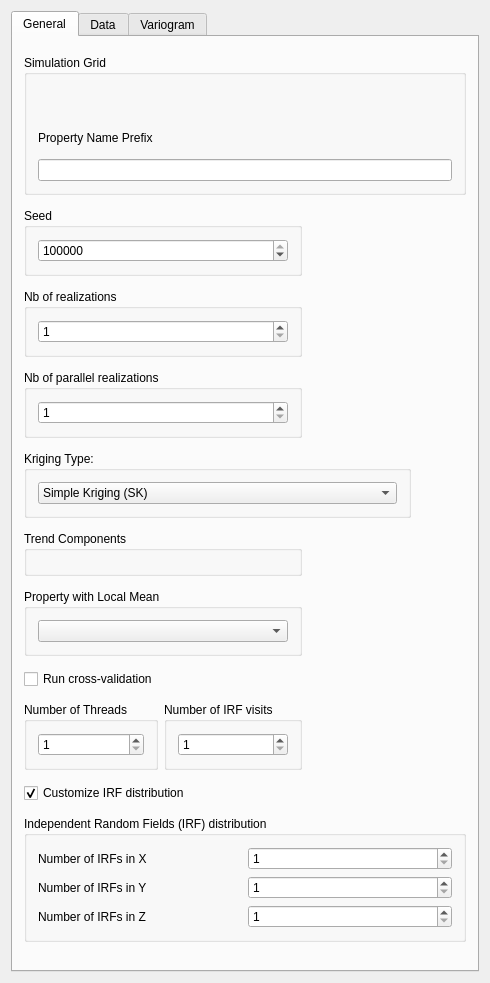
<?xml version="1.0" encoding="UTF-8"?>
<ui version="4.0">
 <class>DPGSgsim</class>
 <widget class="QWidget" name="DPGSgsim">
  <property name="geometry">
   <rect>
    <x>0</x>
    <y>0</y>
    <width>490</width>
    <height>983</height>
   </rect>
  </property>
  <property name="sizePolicy">
   <sizepolicy hsizetype="Preferred" vsizetype="Fixed">
    <horstretch>0</horstretch>
    <verstretch>0</verstretch>
   </sizepolicy>
  </property>
  <property name="windowTitle">
   <string>category=Simulation
description=sequential gaussian simulation</string>
  </property>
  <property name="whatsThis">
   <string/>
  </property>
  <property name="AlgorithmCategory" stdset="0">
   <string>LPM-UFRGS</string>
  </property>
  <property name="AlgorithmDescription" stdset="0">
   <string>Distributed Partition Groups SGSIM (DPGSGSIM)</string>
  </property>
  <layout class="QGridLayout" name="gridLayout_3">
   <item row="0" column="0">
    <widget class="QTabWidget" name="sgsim">
     <property name="sizePolicy">
      <sizepolicy hsizetype="Preferred" vsizetype="Preferred">
       <horstretch>0</horstretch>
       <verstretch>0</verstretch>
      </sizepolicy>
     </property>
     <property name="currentIndex">
      <number>0</number>
     </property>
     <widget class="QWidget" name="tab">
      <attribute name="title">
       <string>General</string>
      </attribute>
      <layout class="QGridLayout" name="gridLayout_5">
       <item row="13" column="0" colspan="2">
        <widget class="QCheckBox" name="enableCustomizeIRF">
         <property name="text">
          <string>Customize IRF distribution</string>
         </property>
         <property name="checked">
          <bool>true</bool>
         </property>
        </widget>
       </item>
       <item row="11" column="0">
        <widget class="QCheckBox" name="executeCrossValidation">
         <property name="text">
          <string>Run cross-validation</string>
         </property>
        </widget>
       </item>
       <item row="6" column="0" colspan="4">
        <widget class="QGroupBox" name="groupBox_5">
         <property name="sizePolicy">
          <sizepolicy hsizetype="Preferred" vsizetype="Fixed">
           <horstretch>0</horstretch>
           <verstretch>0</verstretch>
          </sizepolicy>
         </property>
         <property name="title">
          <string>Kriging Type:</string>
         </property>
         <layout class="QGridLayout" name="gridLayout_7">
          <item row="0" column="0">
           <widget class="QComboBox" name="Kriging_Type">
            <item>
             <property name="text">
              <string>Simple Kriging (SK)</string>
             </property>
            </item>
            <item>
             <property name="text">
              <string>Ordinary Kriging (OK)</string>
             </property>
            </item>
            <item>
             <property name="text">
              <string>Kriging with Trend (KT)</string>
             </property>
            </item>
            <item>
             <property name="text">
              <string>Kriging with Localy Varying Mean (LVM)</string>
             </property>
            </item>
           </widget>
          </item>
         </layout>
        </widget>
       </item>
       <item row="9" column="0" colspan="2">
        <widget class="GsTLGroupBox" name="Trend_box">
         <property name="sizePolicy">
          <sizepolicy hsizetype="Preferred" vsizetype="Fixed">
           <horstretch>0</horstretch>
           <verstretch>0</verstretch>
          </sizepolicy>
         </property>
         <property name="title">
          <string>Trend Components</string>
         </property>
         <property name="keyword" stdset="0">
          <string>Kriging with Trend (KT)</string>
         </property>
         <property name="displayed" stdset="0">
          <bool>true</bool>
         </property>
         <property name="activated" stdset="0">
          <bool>false</bool>
         </property>
         <layout class="QVBoxLayout">
          <property name="spacing">
           <number>6</number>
          </property>
          <property name="leftMargin">
           <number>11</number>
          </property>
          <property name="topMargin">
           <number>11</number>
          </property>
          <property name="rightMargin">
           <number>11</number>
          </property>
          <property name="bottomMargin">
           <number>11</number>
          </property>
          <item>
           <widget class="TrendComponents" name="Trend"/>
          </item>
         </layout>
        </widget>
       </item>
       <item row="14" column="0" colspan="5">
        <widget class="QGroupBox" name="IRFgroupbox">
         <property name="enabled">
          <bool>true</bool>
         </property>
         <property name="sizePolicy">
          <sizepolicy hsizetype="Preferred" vsizetype="Fixed">
           <horstretch>0</horstretch>
           <verstretch>0</verstretch>
          </sizepolicy>
         </property>
         <property name="title">
          <string>Independent Random Fields (IRF) distribution</string>
         </property>
         <layout class="QGridLayout" name="gridLayout">
          <item row="0" column="1">
           <widget class="QSpinBox" name="nIRFX">
            <property name="minimum">
             <number>1</number>
            </property>
            <property name="maximum">
             <number>999999999</number>
            </property>
           </widget>
          </item>
          <item row="0" column="0">
           <widget class="QLabel" name="label">
            <property name="text">
             <string>Number of IRFs in X</string>
            </property>
           </widget>
          </item>
          <item row="2" column="0">
           <widget class="QLabel" name="label_4">
            <property name="text">
             <string>Number of IRFs in Z</string>
            </property>
           </widget>
          </item>
          <item row="1" column="1">
           <widget class="QSpinBox" name="nIRFY">
            <property name="minimum">
             <number>1</number>
            </property>
            <property name="maximum">
             <number>999999999</number>
            </property>
           </widget>
          </item>
          <item row="2" column="1">
           <widget class="QSpinBox" name="nIRFZ">
            <property name="minimum">
             <number>1</number>
            </property>
            <property name="maximum">
             <number>999999999</number>
            </property>
           </widget>
          </item>
          <item row="1" column="0">
           <widget class="QLabel" name="label_3">
            <property name="text">
             <string>Number of IRFs in Y</string>
            </property>
           </widget>
          </item>
         </layout>
        </widget>
       </item>
       <item row="12" column="1">
        <widget class="QGroupBox" name="groupBox_6">
         <property name="sizePolicy">
          <sizepolicy hsizetype="Preferred" vsizetype="Fixed">
           <horstretch>0</horstretch>
           <verstretch>0</verstretch>
          </sizepolicy>
         </property>
         <property name="title">
          <string>Number of IRF visits</string>
         </property>
         <layout class="QGridLayout" name="gridLayout_8">
          <item row="0" column="1">
           <widget class="QSpinBox" name="nRevisitations">
            <property name="minimum">
             <number>1</number>
            </property>
            <property name="maximum">
             <number>99999999</number>
            </property>
           </widget>
          </item>
         </layout>
        </widget>
       </item>
       <item row="3" column="0" colspan="2">
        <widget class="QGroupBox" name="groupBox_3">
         <property name="sizePolicy">
          <sizepolicy hsizetype="Preferred" vsizetype="Fixed">
           <horstretch>0</horstretch>
           <verstretch>0</verstretch>
          </sizepolicy>
         </property>
         <property name="title">
          <string>Nb of realizations</string>
         </property>
         <layout class="QGridLayout" name="gridLayout_4">
          <item row="0" column="0">
           <widget class="QSpinBox" name="Nb_Realizations">
            <property name="minimum">
             <number>1</number>
            </property>
            <property name="maximum">
             <number>10000</number>
            </property>
           </widget>
          </item>
         </layout>
        </widget>
       </item>
       <item row="12" column="0">
        <widget class="QGroupBox" name="groupBox_2">
         <property name="sizePolicy">
          <sizepolicy hsizetype="Preferred" vsizetype="Fixed">
           <horstretch>0</horstretch>
           <verstretch>0</verstretch>
          </sizepolicy>
         </property>
         <property name="title">
          <string>Number of Threads</string>
         </property>
         <layout class="QGridLayout" name="gridLayout_2">
          <item row="0" column="1">
           <widget class="QSpinBox" name="nThreads">
            <property name="minimum">
             <number>1</number>
            </property>
            <property name="maximum">
             <number>999999999</number>
            </property>
           </widget>
          </item>
         </layout>
        </widget>
       </item>
       <item row="1" column="0" colspan="2">
        <widget class="QGroupBox" name="groupBox_4">
         <property name="sizePolicy">
          <sizepolicy hsizetype="Preferred" vsizetype="Fixed">
           <horstretch>0</horstretch>
           <verstretch>0</verstretch>
          </sizepolicy>
         </property>
         <property name="title">
          <string>Seed</string>
         </property>
         <layout class="QGridLayout" name="gridLayout_6">
          <item row="0" column="0">
           <widget class="QSpinBox" name="Seed">
            <property name="maximum">
             <number>99999999</number>
            </property>
            <property name="value">
             <number>14071789</number>
            </property>
           </widget>
          </item>
         </layout>
        </widget>
       </item>
       <item row="0" column="0" colspan="5">
        <widget class="QGroupBox" name="SimulationGrid">
         <property name="maximumSize">
          <size>
           <width>32767</width>
           <height>140</height>
          </size>
         </property>
         <property name="title">
          <string>Simulation Grid</string>
         </property>
         <layout class="QVBoxLayout" name="verticalLayout">
          <item>
           <widget class="GridSelector" name="Grid_Name">
            <property name="currentIndex" stdset="0">
             <number>0</number>
            </property>
           </widget>
          </item>
          <item>
           <widget class="QLabel" name="TextLabel2">
            <property name="text">
             <string>Property Name Prefix</string>
            </property>
            <property name="wordWrap">
             <bool>false</bool>
            </property>
           </widget>
          </item>
          <item>
           <widget class="QLineEdit" name="Property_Name"/>
          </item>
         </layout>
        </widget>
       </item>
       <item row="10" column="0" colspan="2">
        <widget class="GsTLGroupBox" name="Local_Mean_box">
         <property name="sizePolicy">
          <sizepolicy hsizetype="Preferred" vsizetype="Fixed">
           <horstretch>0</horstretch>
           <verstretch>0</verstretch>
          </sizepolicy>
         </property>
         <property name="title">
          <string>Property with Local Mean</string>
         </property>
         <property name="keyword" stdset="0">
          <string>Kriging with Localy Varying Mean (LVM)</string>
         </property>
         <property name="displayed" stdset="0">
          <bool>true</bool>
         </property>
         <property name="activated" stdset="0">
          <bool>false</bool>
         </property>
         <layout class="QVBoxLayout">
          <property name="spacing">
           <number>6</number>
          </property>
          <property name="leftMargin">
           <number>11</number>
          </property>
          <property name="topMargin">
           <number>11</number>
          </property>
          <property name="rightMargin">
           <number>11</number>
          </property>
          <property name="bottomMargin">
           <number>11</number>
          </property>
          <item>
           <widget class="SinglePropertySelector" name="Local_Mean_Property"/>
          </item>
         </layout>
        </widget>
       </item>
       <item row="4" column="0" colspan="2">
        <widget class="QGroupBox" name="groupBox_7">
         <property name="sizePolicy">
          <sizepolicy hsizetype="Preferred" vsizetype="Fixed">
           <horstretch>0</horstretch>
           <verstretch>0</verstretch>
          </sizepolicy>
         </property>
         <property name="title">
          <string>Nb of parallel realizations</string>
         </property>
         <layout class="QGridLayout" name="gridLayout_9">
          <item row="0" column="0">
           <widget class="QSpinBox" name="nb_parallel_real">
            <property name="minimum">
             <number>1</number>
            </property>
            <property name="maximum">
             <number>999999999</number>
            </property>
           </widget>
          </item>
         </layout>
        </widget>
       </item>
      </layout>
     </widget>
     <widget class="QWidget" name="tab">
      <attribute name="title">
       <string>Data</string>
      </attribute>
      <layout class="QVBoxLayout" name="verticalLayout_5">
       <item>
        <widget class="QGroupBox" name="GroupBox3">
         <property name="title">
          <string>Hard Data</string>
         </property>
         <layout class="QGridLayout">
          <property name="leftMargin">
           <number>11</number>
          </property>
          <property name="topMargin">
           <number>11</number>
          </property>
          <property name="rightMargin">
           <number>11</number>
          </property>
          <property name="bottomMargin">
           <number>11</number>
          </property>
          <property name="spacing">
           <number>6</number>
          </property>
          <item row="1" column="0">
           <widget class="QCheckBox" name="Assign_Hard_Data">
            <property name="text">
             <string>Assign hard data to simulation grid</string>
            </property>
            <property name="checked">
             <bool>false</bool>
            </property>
           </widget>
          </item>
          <item row="0" column="0">
           <widget class="PropertySelector" name="Hard_Data"/>
          </item>
         </layout>
        </widget>
       </item>
       <item>
        <widget class="QGroupBox" name="GroupBox9">
         <property name="minimumSize">
          <size>
           <width>0</width>
           <height>0</height>
          </size>
         </property>
         <property name="title">
          <string>Search Ellipsoid</string>
         </property>
         <layout class="QVBoxLayout" name="verticalLayout_2">
          <item>
           <layout class="QFormLayout" name="formLayout">
            <item row="0" column="0">
             <widget class="QLabel" name="TextLabel2_2_2_2_3">
              <property name="text">
               <string>Max conditioning hard data</string>
              </property>
              <property name="wordWrap">
               <bool>false</bool>
              </property>
             </widget>
            </item>
            <item row="0" column="1">
             <widget class="QSpinBox" name="Max_Conditioning_Data">
              <property name="minimum">
               <number>0</number>
              </property>
              <property name="maximum">
               <number>20000</number>
              </property>
              <property name="value">
               <number>12</number>
              </property>
             </widget>
            </item>
            <item row="1" column="0">
             <widget class="QLabel" name="TextLabel2_2_2_2_4">
              <property name="text">
               <string>Max conditioning previously simulated data</string>
              </property>
              <property name="wordWrap">
               <bool>false</bool>
              </property>
             </widget>
            </item>
            <item row="1" column="1">
             <widget class="QSpinBox" name="Max_Conditioning_Simul_Data">
              <property name="minimum">
               <number>0</number>
              </property>
              <property name="maximum">
               <number>20000</number>
              </property>
              <property name="value">
               <number>12</number>
              </property>
             </widget>
            </item>
           </layout>
          </item>
          <item>
           <widget class="EllipsoidInput" name="Search_Ellipsoid"/>
          </item>
          <item>
           <widget class="AdvancedNeighborhoodInput" name="AdvancedSearch"/>
          </item>
         </layout>
        </widget>
       </item>
       <item>
        <widget class="QGroupBox" name="groupBox">
         <property name="title">
          <string>Target histogram</string>
         </property>
         <layout class="QVBoxLayout" name="verticalLayout_4">
          <item>
           <widget class="QCheckBox" name="Use_Target_Histogram">
            <property name="text">
             <string>Use Target Histogram</string>
            </property>
            <property name="checked">
             <bool>false</bool>
            </property>
           </widget>
          </item>
          <item>
           <widget class="NonParamCdfInput" name="nonParamCdf">
            <property name="enabled">
             <bool>false</bool>
            </property>
           </widget>
          </item>
         </layout>
        </widget>
       </item>
      </layout>
     </widget>
     <widget class="QWidget" name="TabPage">
      <attribute name="title">
       <string>Variogram</string>
      </attribute>
      <layout class="QGridLayout" name="gridLayout_10">
       <item row="0" column="0">
        <widget class="Covariance_regionalization_input" name="covariance_input"/>
       </item>
       <item row="1" column="0">
        <spacer name="verticalSpacer">
         <property name="orientation">
          <enum>Qt::Vertical</enum>
         </property>
         <property name="sizeHint" stdset="0">
          <size>
           <width>20</width>
           <height>415</height>
          </size>
         </property>
        </spacer>
       </item>
      </layout>
     </widget>
    </widget>
   </item>
  </layout>
 </widget>
 <layoutdefault spacing="6" margin="11"/>
 <customwidgets>
  <customwidget>
   <class>SinglePropertySelector</class>
   <extends>QComboBox</extends>
   <header>qtplugins/selectors.h</header>
  </customwidget>
  <customwidget>
   <class>GsTLGroupBox</class>
   <extends>QGroupBox</extends>
   <header>qtplugins/selectors.h</header>
   <container>1</container>
  </customwidget>
  <customwidget>
   <class>TrendComponents</class>
   <extends>QWidget</extends>
   <header>qtplugins/kriging_type_selector.h</header>
  </customwidget>
  <customwidget>
   <class>EllipsoidInput</class>
   <extends>QWidget</extends>
   <header>qtplugins/ellipsoid_input.h</header>
  </customwidget>
  <customwidget>
   <class>NonParamCdfInput</class>
   <extends>QWidget</extends>
   <header>qtplugins/non_param_cdf_input.h</header>
  </customwidget>
  <customwidget>
   <class>GridSelector</class>
   <extends>QWidget</extends>
   <header>qtplugins/selectors.h</header>
  </customwidget>
  <customwidget>
   <class>AdvancedNeighborhoodInput</class>
   <extends>QWidget</extends>
   <header>qtplugins/neighborhood_filter_input.h</header>
  </customwidget>
  <customwidget>
   <class>PropertySelector</class>
   <extends>QWidget</extends>
   <header>qtplugins/selectors.h</header>
  </customwidget>
  <customwidget>
   <class>Covariance_regionalization_input</class>
   <extends>QWidget</extends>
   <header>qtplugins/two_point_statistics_input.h</header>
  </customwidget>
 </customwidgets>
 <includes>
  <include location="local">gridselector.h</include>
  <include location="local">gstlgroupbox.h</include>
  <include location="local">trendcomponents.h</include>
  <include location="local">gstlgroupbox.h</include>
  <include location="local">singlepropertyselector.h</include>
  <include location="local">propertyselector.h</include>
  <include location="local">ellipsoidinput.h</include>
  <include location="local">gstl_table.h</include>
  <include location="local">gstl_table.h</include>
  <include location="local">gstlgroupbox.h</include>
  <include location="local">nonparamcdfinput.h</include>
  <include location="local">propertyselector.h</include>
  <include location="local">lowertailcdfinput.h</include>
  <include location="local">uppertailcdfinput.h</include>
  <include location="local">variograminput.h</include>
 </includes>
 <resources/>
 <connections>
  <connection>
   <sender>Grid_Name</sender>
   <signal>activated(QString)</signal>
   <receiver>Local_Mean_Property</receiver>
   <slot>show_properties(QString)</slot>
   <hints>
    <hint type="sourcelabel">
     <x>42</x>
     <y>74</y>
    </hint>
    <hint type="destinationlabel">
     <x>44</x>
     <y>498</y>
    </hint>
   </hints>
  </connection>
  <connection>
   <sender>Grid_Name</sender>
   <signal>activated(QString)</signal>
   <receiver>Local_Mean_Property</receiver>
   <slot>show_properties(QString)</slot>
   <hints>
    <hint type="sourcelabel">
     <x>42</x>
     <y>74</y>
    </hint>
    <hint type="destinationlabel">
     <x>44</x>
     <y>498</y>
    </hint>
   </hints>
  </connection>
  <connection>
   <sender>Use_Target_Histogram</sender>
   <signal>toggled(bool)</signal>
   <receiver>nonParamCdf</receiver>
   <slot>setEnabled(bool)</slot>
   <hints>
    <hint type="sourcelabel">
     <x>223</x>
     <y>493</y>
    </hint>
    <hint type="destinationlabel">
     <x>101</x>
     <y>896</y>
    </hint>
   </hints>
  </connection>
  <connection>
   <sender>Hard_Data</sender>
   <signal>object_changed(QString)</signal>
   <receiver>nonParamCdf</receiver>
   <slot>setReferenceGrid(QString)</slot>
   <hints>
    <hint type="sourcelabel">
     <x>196</x>
     <y>115</y>
    </hint>
    <hint type="destinationlabel">
     <x>101</x>
     <y>896</y>
    </hint>
   </hints>
  </connection>
  <connection>
   <sender>Hard_Data</sender>
   <signal>property_changed(QString)</signal>
   <receiver>nonParamCdf</receiver>
   <slot>setReferenceProperty(QString)</slot>
   <hints>
    <hint type="sourcelabel">
     <x>196</x>
     <y>115</y>
    </hint>
    <hint type="destinationlabel">
     <x>101</x>
     <y>896</y>
    </hint>
   </hints>
  </connection>
  <connection>
   <sender>Kriging_Type</sender>
   <signal>activated(QString)</signal>
   <receiver>Trend_box</receiver>
   <slot>setActivated(QString)</slot>
   <hints>
    <hint type="sourcelabel">
     <x>31</x>
     <y>282</y>
    </hint>
    <hint type="destinationlabel">
     <x>31</x>
     <y>308</y>
    </hint>
   </hints>
  </connection>
  <connection>
   <sender>Kriging_Type</sender>
   <signal>activated(QString)</signal>
   <receiver>Local_Mean_box</receiver>
   <slot>setActivated(QString)</slot>
   <hints>
    <hint type="sourcelabel">
     <x>31</x>
     <y>282</y>
    </hint>
    <hint type="destinationlabel">
     <x>31</x>
     <y>472</y>
    </hint>
   </hints>
  </connection>
  <connection>
   <sender>Kriging_Type</sender>
   <signal>activated(QString)</signal>
   <receiver>Trend_box</receiver>
   <slot>setActivated(QString)</slot>
   <hints>
    <hint type="sourcelabel">
     <x>31</x>
     <y>282</y>
    </hint>
    <hint type="destinationlabel">
     <x>31</x>
     <y>308</y>
    </hint>
   </hints>
  </connection>
  <connection>
   <sender>Kriging_Type</sender>
   <signal>activated(QString)</signal>
   <receiver>Local_Mean_box</receiver>
   <slot>setActivated(QString)</slot>
   <hints>
    <hint type="sourcelabel">
     <x>31</x>
     <y>282</y>
    </hint>
    <hint type="destinationlabel">
     <x>31</x>
     <y>472</y>
    </hint>
   </hints>
  </connection>
  <connection>
   <sender>Grid_Name</sender>
   <signal>activated(QString)</signal>
   <receiver>covariance_input</receiver>
   <slot>set_grid(QString)</slot>
   <hints>
    <hint type="sourcelabel">
     <x>190</x>
     <y>81</y>
    </hint>
    <hint type="destinationlabel">
     <x>190</x>
     <y>258</y>
    </hint>
   </hints>
  </connection>
  <connection>
   <sender>enableCustomizeIRF</sender>
   <signal>clicked(bool)</signal>
   <receiver>IRFgroupbox</receiver>
   <slot>setEnabled(bool)</slot>
   <hints>
    <hint type="sourcelabel">
     <x>94</x>
     <y>545</y>
    </hint>
    <hint type="destinationlabel">
     <x>190</x>
     <y>646</y>
    </hint>
   </hints>
  </connection>
 </connections>
</ui>
